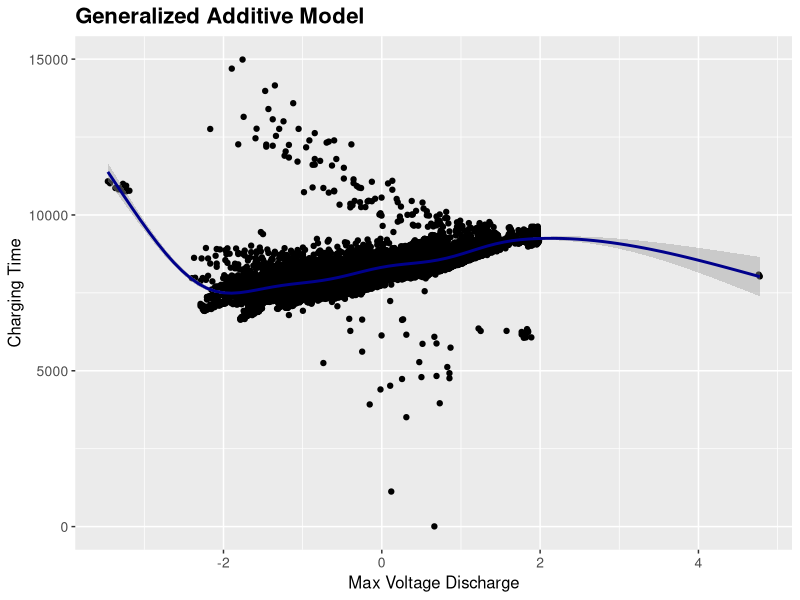

This figure's R source:
# Load necessary libraries
library(mgcv)  # For fitting GAMs
library(ggplot2)  # For plotting
library(readxl)  # For reading Excel files
library(gridExtra)  # For arranging plots

# Read the Excel file
data <- read_excel("Dataset.xlsx")

# Create the dataframe with the specified columns
df <- data.frame(
  Discharge_Time = data[[2]],
  Decrement_3.6_3.4V = data[[3]],
  Max_Voltage_Dischar = data[[4]],
  Min_Voltage_Charg = data[[5]],
  Time_at_4.15V = data[[6]],
  Time_constant_current = data[[7]],
  Charging_time = data[[8]],
  Group = data[[9]]  # Assuming Group is in the 9th column
)

# Filter the dataframe to include only rows where Max Voltage Discharge is >= 3.5V
df_filtered <- df[df$Max_Voltage_Dischar >= 3.5, ]

# Rescale the predictor variables
df_filtered$Max_Voltage_Dischar <- scale(df_filtered$Max_Voltage_Dischar)
df_filtered$Decrement_3.6_3.4V <- scale(df_filtered$Decrement_3.6_3.4V)

# Fit Generalized Additive Model (GAM)
gam_model <- gam(Charging_time ~ s(Max_Voltage_Dischar) + s(Decrement_3.6_3.4V), 
                 data = df_filtered)

# Display the summary of the GAM
cat("Summary of Generalized Additive Model (GAM):\n")
print(summary(gam_model))

# Create a plot for the fitted GAM
plot_gam <- ggplot(df_filtered, aes(x = Max_Voltage_Dischar, y = Charging_time)) +
  geom_point() +
  geom_smooth(method = "gam", formula = y ~ s(x), se = TRUE, color = "darkblue") +
  labs(title = "Generalized Additive Model", 
       x = "Max Voltage Discharge", 
       y = "Charging Time") +
  theme(plot.title = element_text(size = 16, face = "bold"),  # Increased title size
        axis.title = element_text(size = 12),  # Axis titles size
        axis.text = element_text(size = 10))  # Axis text size

# Display the plot
print(plot_gam)

# Extract fitted values and residuals for further analysis
fitted_values <- gam_model$fitted.values
residuals <- gam_model$residuals

# Create a summary table for model diagnostics
model_diagnostics <- data.frame(
  Metric = c("AIC", "BIC", "Log-Likelihood", "Residual SD"),
  Value = c(AIC(gam_model), BIC(gam_model), logLik(gam_model), sd(residuals))
)

# Print the summary table
cat("\nModel Diagnostics:\n")
print(model_diagnostics)